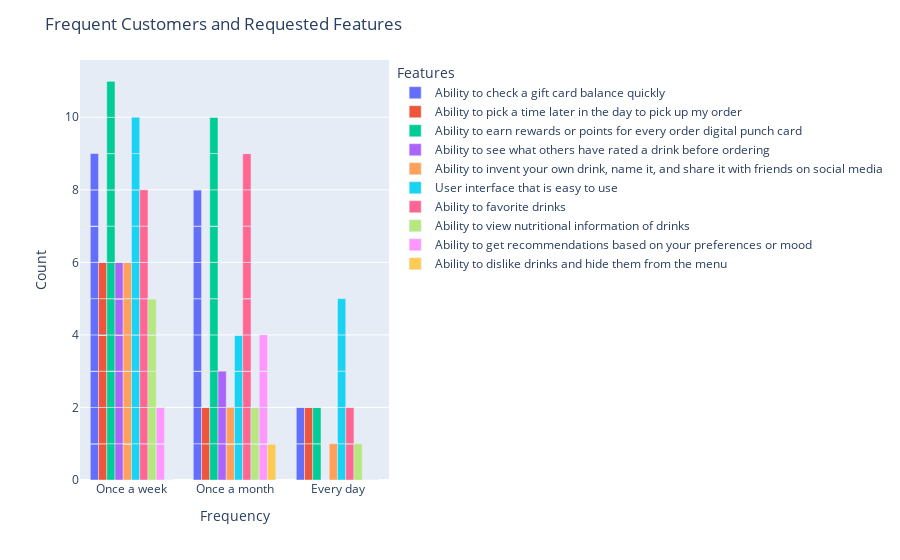

Notebook code cell kept with this figure:
### Code cell
# interactively plot the features
import plotly.express as px
dailyweekly = featurefreq[(featurefreq['frequency'] == 'Every day') | (featurefreq['frequency'] == 'Once a week') | (featurefreq['frequency'] == 'Once a month')]
# graph totals of each feature
fig = px.bar(dailyweekly, x="frequency", y=dailyweekly.columns[1:], barmode="group")
fig.update_layout(xaxis_title="Frequency", yaxis_title="Count")
fig.update_layout(title_text='Frequent Customers and Requested Features')
fig.update_layout(legend_title_text='Features')
fig.show()

### Figure 1 — Plotly figure (JSON) as saved in the notebook; plotly's stock layout.template omitted (floating-point values rounded to 4 significant figures)
{"data": [{"alignmentgroup": "True", "hovertemplate": "variable=Ability to check a gift card balance quickly<br>frequency=%{x}<br>value=%{y}<extra></extra>", "legendgroup": "Ability to check a gift card balance quickly", "marker": {"color": "#636efa", "pattern": {"shape": ""}}, "name": "Ability to check a gift card balance quickly", "offsetgroup": "Ability to check a gift card balance quickly", "orientation": "v", "showlegend": true, "textposition": "auto", "type": "bar", "x": ["Once a week", "Once a week", "Once a week", "Once a month", "Once a month", "Once a week", "Once a week", "Once a week", "Every day", "Once a week", "Once a week", "Once a week", "Once a month", "Once a month", "Once a week", "Once a month", "Once a week", "Once a week", "Once a week", "Once a month", "Every day", "Once a month", "Once a month", "Once a week", "Once a month", "Once a week", "Once a week", "Every day", "Once a month", "Once a week", "Once a month", "Once a week", "Once a month", "Once a month", "Every day", "Once a month", "Once a week", "Once a week", "Every day", "Once a month", "Once a week"], "xaxis": "x", "y": [1, 0, 0, 0, 1, 1, 1, 0, 0, 0, 0, 1, 1, 1, 1, 0, 1, 0, 1, 0, 1, 1, 1, 0, 0, 0, 0, 0, 1, 0, 0, 0, 1, 0, 1, 1, 1, 0, 0, 0, 1], "yaxis": "y"}, {"alignmentgroup": "True", "hovertemplate": "variable=Ability to pick a time later in the day to pick up my order<br>frequency=%{x}<br>value=%{y}<extra></extra>", "legendgroup": "Ability to pick a time later in the day to pick up my order", "marker": {"color": "#EF553B", "pattern": {"shape": ""}}, "name": "Ability to pick a time later in the day to pick up my order", "offsetgroup": "Ability to pick a time later in the day to pick up my order", "orientation": "v", "showlegend": true, "textposition": "auto", "type": "bar", "x": ["Once a week", "Once a week", "Once a week", "Once a month", "Once a month", "Once a week", "Once a week", "Once a week", "Every day", "Once a week", "Once a week", "Once a week", "Once a month", "Once a month", "Once a week", "Once a month", "Once a week", "Once a week", "Once a week", "Once a month", "Every day", "Once a month", "Once a month", "Once a week", "Once a month", "Once a week", "Once a week", "Every day", "Once a month", "Once a week", "Once a month", "Once a week", "Once a month", "Once a month", "Every day", "Once a month", "Once a week", "Once a week", "Every day", "Once a month", "Once a week"], "xaxis": "x", "y": [1, 0, 1, 0, 0, 0, 0, 0, 0, 1, 1, 0, 0, 0, 0, 0, 0, 0, 0, 1, 1, 0, 1, 0, 0, 0, 0, 1, 0, 0, 0, 1, 0, 0, 0, 0, 1, 0, 0, 0, 0], "yaxis": "y"}, {"alignmentgroup": "True", "hovertemplate": "variable=Ability to earn rewards or points for every order digital punch card<br>frequency=%{x}<br>value=%{y}<extra></extra>", "legendgroup": "Ability to earn rewards or points for every order digital punch card", "marker": {"color": "#00cc96", "pattern": {"shape": ""}}, "name": "Ability to earn rewards or points for every order digital punch card", "offsetgroup": "Ability to earn rewards or points for every order digital punch card", "orientation": "v", "showlegend": true, "textposition": "auto", "type": "bar", "x": ["Once a week", "Once a week", "Once a week", "Once a month", "Once a month", "Once a week", "Once a week", "Once a week", "Every day", "Once a week", "Once a week", "Once a week", "Once a month", "Once a month", "Once a week", "Once a month", "Once a week", "Once a week", "Once a week", "Once a month", "Every day", "Once a month", "Once a month", "Once a week", "Once a month", "Once a week", "Once a week", "Every day", "Once a month", "Once a week", "Once a month", "Once a week", "Once a month", "Once a month", "Every day", "Once a month", "Once a week", "Once a week", "Every day", "Once a month", "Once a week"], "xaxis": "x", "y": [1, 1, 1, 1, 1, 0, 0, 1, 1, 1, 0, 1, 1, 1, 0, 1, 0, 0, 0, 0, 0, 1, 0, 1, 1, 1, 0, 1, 0, 1, 0, 0, 1, 1, 0, 1, 1, 1, 0, 0, 0], "yaxis": "y"}, {"alignmentgroup": "True", "hovertemplate": "variable=Ability to see what others have rated a drink before ordering<br>frequency=%{x}<br>value=%{y}<extra></extra>", "legendgroup": "Ability to see what others have rated a drink before ordering", "marker": {"color": "#ab63fa", "pattern": {"shape": ""}}, "name": "Ability to see what others have rated a drink before ordering", "offsetgroup": "Ability to see what others have rated a drink before ordering", "orientation": "v", "showlegend": true, "textposition": "auto", "type": "bar", "x": ["Once a week", "Once a week", "Once a week", "Once a month", "Once a month", "Once a week", "Once a week", "Once a week", "Every day", "Once a week", "Once a week", "Once a week", "Once a month", "Once a month", "Once a week", "Once a month", "Once a week", "Once a week", "Once a week", "Once a month", "Every day", "Once a month", "Once a month", "Once a week", "Once a month", "Once a week", "Once a week", "Every day", "Once a month", "Once a week", "Once a month", "Once a week", "Once a month", "Once a month", "Every day", "Once a month", "Once a week", "Once a week", "Every day", "Once a month", "Once a week"], "xaxis": "x", "y": [0, 1, 1, 0, 0, 1, 0, 1, 0, 0, 0, 0, 0, 0, 1, 0, 0, 0, 0, 0, 0, 0, 0, 0, 0, 0, 0, 0, 0, 0, 1, 1, 0, 1, 0, 0, 0, 0, 0, 1, 0], "yaxis": "y"}, {"alignmentgroup": "True", "hovertemplate": "variable=Ability to invent your own drink, name it, and share it with friends on social media<br>frequency=%{x}<br>value=%{y}<extra></extra>", "legendgroup": "Ability to invent your own drink, name it, and share it with friends on social media", "marker": {"color": "#FFA15A", "pattern": {"shape": ""}}, "name": "Ability to invent your own drink, name it, and share it with friends on social media", "offsetgroup": "Ability to invent your own drink, name it, and share it with friends on social media", "orientation": "v", "showlegend": true, "textposition": "auto", "type": "bar", "x": ["Once a week", "Once a week", "Once a week", "Once a month", "Once a month", "Once a week", "Once a week", "Once a week", "Every day", "Once a week", "Once a week", "Once a week", "Once a month", "Once a month", "Once a week", "Once a month", "Once a week", "Once a week", "Once a week", "Once a month", "Every day", "Once a month", "Once a month", "Once a week", "Once a month", "Once a week", "Once a week", "Every day", "Once a month", "Once a week", "Once a month", "Once a week", "Once a month", "Once a month", "Every day", "Once a month", "Once a week", "Once a week", "Every day", "Once a month", "Once a week"], "xaxis": "x", "y": [0, 1, 0, 1, 0, 0, 0, 0, 0, 0, 1, 1, 0, 0, 0, 0, 0, 1, 1, 0, 0, 0, 0, 0, 0, 1, 0, 0, 0, 0, 0, 0, 0, 0, 0, 0, 0, 0, 1, 1, 0], "yaxis": "y"}, {"alignmentgroup": "True", "hovertemplate": "variable=User interface that is easy to use<br>frequency=%{x}<br>value=%{y}<extra></extra>", "legendgroup": "User interface that is easy to use", "marker": {"color": "#19d3f3", "pattern": {"shape": ""}}, "name": "User interface that is easy to use", "offsetgroup": "User interface that is easy to use", "orientation": "v", "showlegend": true, "textposition": "auto", "type": "bar", "x": ["Once a week", "Once a week", "Once a week", "Once a month", "Once a month", "Once a week", "Once a week", "Once a week", "Every day", "Once a week", "Once a week", "Once a week", "Once a month", "Once a month", "Once a week", "Once a month", "Once a week", "Once a week", "Once a week", "Once a month", "Every day", "Once a month", "Once a month", "Once a week", "Once a month", "Once a week", "Once a week", "Every day", "Once a month", "Once a week", "Once a month", "Once a week", "Once a month", "Once a month", "Every day", "Once a month", "Once a week", "Once a week", "Every day", "Once a month", "Once a week"], "xaxis": "x", "y": [0, 0, 0, 1, 0, 1, 1, 0, 1, 1, 0, 0, 0, 0, 0, 1, 0, 1, 0, 1, 1, 0, 0, 1, 1, 0, 1, 1, 0, 1, 0, 1, 0, 0, 1, 0, 0, 1, 1, 0, 1], "yaxis": "y"}, {"alignmentgroup": "True", "hovertemplate": "variable=Ability to favorite drinks<br>frequency=%{x}<br>value=%{y}<extra></extra>", "legendgroup": "Ability to favorite drinks", "marker": {"color": "#FF6692", "pattern": {"shape": ""}}, "name": "Ability to favorite drinks", "offsetgroup": "Ability to favorite drinks", "orientation": "v", "showlegend": true, "textposition": "auto", "type": "bar", "x": ["Once a week", "Once a week", "Once a week", "Once a month", "Once a month", "Once a week", "Once a week", "Once a week", "Every day", "Once a week", "Once a week", "Once a week", "Once a month", "Once a month", "Once a week", "Once a month", "Once a week", "Once a week", "Once a week", "Once a month", "Every day", "Once a month", "Once a month", "Once a week", "Once a month", "Once a week", "Once a week", "Every day", "Once a month", "Once a week", "Once a month", "Once a week", "Once a month", "Once a month", "Every day", "Once a month", "Once a week", "Once a week", "Every day", "Once a month", "Once a week"], "xaxis": "x", "y": [0, 0, 0, 0, 1, 0, 0, 0, 1, 0, 1, 0, 0, 1, 1, 1, 0, 0, 1, 0, 0, 1, 1, 1, 0, 1, 0, 0, 0, 1, 1, 0, 1, 1, 1, 1, 0, 1, 0, 0, 1], "yaxis": "y"}, {"alignmentgroup": "True", "hovertemplate": "variable=Ability to view nutritional information of drinks<br>frequency=%{x}<br>value=%{y}<extra></extra>", "legendgroup": "Ability to view nutritional information of drinks", "marker": {"color": "#B6E880", "pattern": {"shape": ""}}, "name": "Ability to view nutritional information of drinks", "offsetgroup": "Ability to view nutritional information of drinks", "orientation": "v", "showlegend": true, "textposition": "auto", "type": "bar", "x": ["Once a week", "Once a week", "Once a week", "Once a month", "Once a month", "Once a week", "Once a week", "Once a week", "Every day", "Once a week", "Once a week", "Once a week", "Once a month", "Once a month", "Once a week", "Once a month", "Once a week", "Once a week", "Once a week", "Once a month", "Every day", "Once a month", "Once a month", "Once a week", "Once a month", "Once a week", "Once a week", "Every day", "Once a month", "Once a week", "Once a month", "Once a week", "Once a month", "Once a month", "Every day", "Once a month", "Once a week", "Once a week", "Every day", "Once a month", "Once a week"], "xaxis": "x", "y": [0, 0, 0, 0, 0, 0, 1, 1, 0, 0, 0, 0, 0, 0, 0, 0, 1, 1, 0, 1, 0, 0, 0, 0, 0, 0, 1, 0, 1, 0, 0, 0, 0, 0, 0, 0, 0, 0, 1, 0, 0], "yaxis": "y"}, {"alignmentgroup": "True", "hovertemplate": "variable=Ability to get recommendations based on your preferences or mood<br>frequency=%{x}<br>value=%{y}<extra></extra>", "legendgroup": "Ability to get recommendations based on your preferences or mood", "marker": {"color": "#FF97FF", "pattern": {"shape": ""}}, "name": "Ability to get recommendations based on your preferences or mood", "offsetgroup": "Ability to get recommendations based on your preferences or mood", "orientation": "v", "showlegend": true, "textposition": "auto", "type": "bar", "x": ["Once a week", "Once a week", "Once a week", "Once a month", "Once a month", "Once a week", "Once a week", "Once a week", "Every day", "Once a week", "Once a week", "Once a week", "Once a month", "Once a month", "Once a week", "Once a month", "Once a week", "Once a week", "Once a week", "Once a month", "Every day", "Once a month", "Once a month", "Once a week", "Once a month", "Once a week", "Once a week", "Every day", "Once a month", "Once a week", "Once a month", "Once a week", "Once a month", "Once a month", "Every day", "Once a month", "Once a week", "Once a week", "Every day", "Once a month", "Once a week"], "xaxis": "x", "y": [0, 0, 0, 0, 0, 0, 0, 0, 0, 0, 0, 0, 1, 0, 0, 0, 1, 0, 0, 0, 0, 0, 0, 0, 1, 0, 1, 0, 1, 0, 0, 0, 0, 0, 0, 0, 0, 0, 0, 1, 0], "yaxis": "y"}, {"alignmentgroup": "True", "hovertemplate": "variable=Ability to dislike drinks and hide them from the menu<br>frequency=%{x}<br>value=%{y}<extra></extra>", "legendgroup": "Ability to dislike drinks and hide them from the menu", "marker": {"color": "#FECB52", "pattern": {"shape": ""}}, "name": "Ability to dislike drinks and hide them from the menu", "offsetgroup": "Ability to dislike drinks and hide them from the menu", "orientation": "v", "showlegend": true, "textposition": "auto", "type": "bar", "x": ["Once a week", "Once a week", "Once a week", "Once a month", "Once a month", "Once a week", "Once a week", "Once a week", "Every day", "Once a week", "Once a week", "Once a week", "Once a month", "Once a month", "Once a week", "Once a month", "Once a week", "Once a week", "Once a week", "Once a month", "Every day", "Once a month", "Once a month", "Once a week", "Once a month", "Once a week", "Once a week", "Every day", "Once a month", "Once a week", "Once a month", "Once a week", "Once a month", "Once a month", "Every day", "Once a month", "Once a week", "Once a week", "Every day", "Once a month", "Once a week"], "xaxis": "x", "y": [0, 0, 0, 0, 0, 0, 0, 0, 0, 0, 0, 0, 0, 0, 0, 0, 0, 0, 0, 0, 0, 0, 0, 0, 0, 0, 0, 0, 0, 0, 1, 0, 0, 0, 0, 0, 0, 0, 0, 0, 0], "yaxis": "y"}], "layout": {"barmode": "group", "legend": {"title": {"text": "Features"}, "tracegroupgap": 0}, "margin": {"t": 60}, "title": {"text": "Frequent Customers and Requested Features"}, "xaxis": {"anchor": "y", "domain": [0, 1], "title": {"text": "Frequency"}}, "yaxis": {"anchor": "x", "domain": [0, 1], "title": {"text": "Count"}}}}
